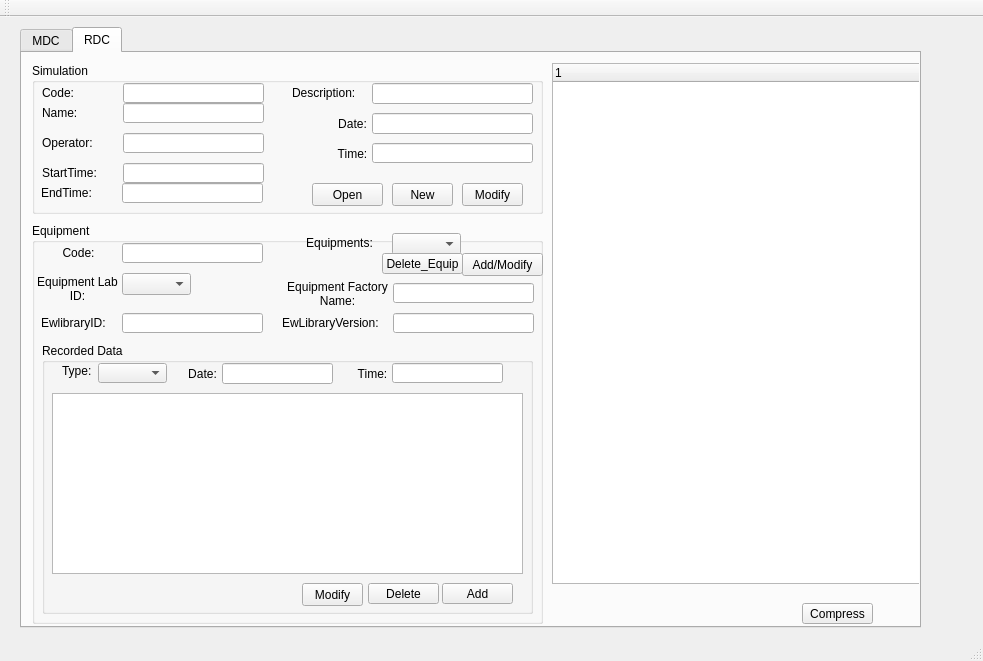
<?xml version="1.0" encoding="UTF-8"?>
<ui version="4.0">
 <class>QtGuiApplicationClass</class>
 <widget class="QMainWindow" name="QtGuiApplicationClass">
  <property name="geometry">
   <rect>
    <x>0</x>
    <y>0</y>
    <width>983</width>
    <height>661</height>
   </rect>
  </property>
  <property name="windowTitle">
   <string>QtGuiApplication</string>
  </property>
  <widget class="QWidget" name="centralWidget">
   <widget class="QTabWidget" name="tabwidgt">
    <property name="geometry">
     <rect>
      <x>20</x>
      <y>10</y>
      <width>901</width>
      <height>601</height>
     </rect>
    </property>
    <property name="toolTip">
     <string>&lt;html&gt;&lt;head/&gt;&lt;body&gt;&lt;p&gt;&lt;br/&gt;&lt;/p&gt;&lt;/body&gt;&lt;/html&gt;</string>
    </property>
    <property name="currentIndex">
     <number>1</number>
    </property>
    <widget class="QWidget" name="tab">
     <attribute name="title">
      <string>MDC</string>
     </attribute>
     <widget class="QPushButton" name="btn_ok">
      <property name="geometry">
       <rect>
        <x>810</x>
        <y>540</y>
        <width>71</width>
        <height>21</height>
       </rect>
      </property>
      <property name="text">
       <string>Ok</string>
      </property>
     </widget>
     <widget class="QGroupBox" name="groupBox">
      <property name="geometry">
       <rect>
        <x>0</x>
        <y>180</y>
        <width>521</width>
        <height>391</height>
       </rect>
      </property>
      <property name="title">
       <string>Platforms</string>
      </property>
      <widget class="QGroupBox" name="groupBox_4">
       <property name="geometry">
        <rect>
         <x>10</x>
         <y>20</y>
         <width>501</width>
         <height>111</height>
        </rect>
       </property>
       <widget class="QComboBox" name="cm_task_3">
        <property name="geometry">
         <rect>
          <x>432</x>
          <y>59</y>
          <width>69</width>
          <height>18</height>
         </rect>
        </property>
       </widget>
       <widget class="QLabel" name="label_38">
        <property name="geometry">
         <rect>
          <x>10</x>
          <y>59</y>
          <width>66</width>
          <height>16</height>
         </rect>
        </property>
        <property name="text">
         <string>FlightName:</string>
        </property>
       </widget>
       <widget class="QLabel" name="label_39">
        <property name="geometry">
         <rect>
          <x>10</x>
          <y>10</y>
          <width>30</width>
          <height>16</height>
         </rect>
        </property>
        <property name="text">
         <string>Code:</string>
        </property>
       </widget>
       <widget class="QLabel" name="label_40">
        <property name="geometry">
         <rect>
          <x>342</x>
          <y>10</y>
          <width>78</width>
          <height>16</height>
         </rect>
        </property>
        <property name="text">
         <string>PlatformType:</string>
        </property>
       </widget>
       <widget class="QLineEdit" name="lineEdit_11">
        <property name="geometry">
         <rect>
          <x>106</x>
          <y>83</y>
          <width>230</width>
          <height>18</height>
         </rect>
        </property>
        <property name="maximumSize">
         <size>
          <width>16777215</width>
          <height>20</height>
         </size>
        </property>
       </widget>
       <widget class="QLabel" name="label_41">
        <property name="geometry">
         <rect>
          <x>342</x>
          <y>35</y>
          <width>78</width>
          <height>16</height>
         </rect>
        </property>
        <property name="text">
         <string>PlatformRole:</string>
        </property>
       </widget>
       <widget class="QLabel" name="label_42">
        <property name="geometry">
         <rect>
          <x>342</x>
          <y>59</y>
          <width>72</width>
          <height>16</height>
         </rect>
        </property>
        <property name="text">
         <string>MissionTask:</string>
        </property>
       </widget>
       <widget class="QLabel" name="label_43">
        <property name="geometry">
         <rect>
          <x>10</x>
          <y>83</y>
          <width>90</width>
          <height>16</height>
         </rect>
        </property>
        <property name="text">
         <string>PlatformPlanId:</string>
        </property>
       </widget>
       <widget class="QComboBox" name="cm_type_3">
        <property name="geometry">
         <rect>
          <x>432</x>
          <y>10</y>
          <width>69</width>
          <height>19</height>
         </rect>
        </property>
       </widget>
       <widget class="QLabel" name="label_44">
        <property name="geometry">
         <rect>
          <x>10</x>
          <y>35</y>
          <width>78</width>
          <height>16</height>
         </rect>
        </property>
        <property name="text">
         <string>PlatformName:</string>
        </property>
       </widget>
       <widget class="QLineEdit" name="lineEdit_12">
        <property name="geometry">
         <rect>
          <x>106</x>
          <y>59</y>
          <width>230</width>
          <height>18</height>
         </rect>
        </property>
       </widget>
       <widget class="QLineEdit" name="platform_name_3">
        <property name="geometry">
         <rect>
          <x>106</x>
          <y>35</y>
          <width>230</width>
          <height>18</height>
         </rect>
        </property>
       </widget>
       <widget class="QLineEdit" name="linecode_4">
        <property name="geometry">
         <rect>
          <x>106</x>
          <y>10</y>
          <width>230</width>
          <height>19</height>
         </rect>
        </property>
       </widget>
       <widget class="QComboBox" name="cm_role_3">
        <property name="geometry">
         <rect>
          <x>432</x>
          <y>35</y>
          <width>69</width>
          <height>18</height>
         </rect>
        </property>
       </widget>
       <widget class="QPushButton" name="btn_create_3">
        <property name="geometry">
         <rect>
          <x>340</x>
          <y>80</y>
          <width>81</width>
          <height>21</height>
         </rect>
        </property>
        <property name="text">
         <string>Add/Modify</string>
        </property>
       </widget>
       <widget class="QPushButton" name="PLAT_DELETE">
        <property name="geometry">
         <rect>
          <x>420</x>
          <y>80</y>
          <width>75</width>
          <height>23</height>
         </rect>
        </property>
        <property name="text">
         <string>Delete_Plat</string>
        </property>
       </widget>
      </widget>
      <widget class="QGroupBox" name="groupBox_2">
       <property name="geometry">
        <rect>
         <x>0</x>
         <y>140</y>
         <width>511</width>
         <height>241</height>
        </rect>
       </property>
       <widget class="QComboBox" name="cm_data1_3">
        <property name="geometry">
         <rect>
          <x>56</x>
          <y>10</y>
          <width>69</width>
          <height>20</height>
         </rect>
        </property>
       </widget>
       <widget class="QLabel" name="label_34">
        <property name="geometry">
         <rect>
          <x>20</x>
          <y>10</y>
          <width>30</width>
          <height>16</height>
         </rect>
        </property>
        <property name="text">
         <string>type:</string>
        </property>
       </widget>
       <widget class="QPushButton" name="data_3">
        <property name="geometry">
         <rect>
          <x>250</x>
          <y>40</y>
          <width>61</width>
          <height>21</height>
         </rect>
        </property>
        <property name="text">
         <string>Add</string>
        </property>
       </widget>
       <widget class="QLabel" name="label_36">
        <property name="geometry">
         <rect>
          <x>140</x>
          <y>10</y>
          <width>54</width>
          <height>12</height>
         </rect>
        </property>
        <property name="text">
         <string>category:</string>
        </property>
       </widget>
       <widget class="QLabel" name="label_37">
        <property name="geometry">
         <rect>
          <x>340</x>
          <y>10</y>
          <width>21</width>
          <height>16</height>
         </rect>
        </property>
        <property name="text">
         <string>id:</string>
        </property>
       </widget>
       <widget class="QLineEdit" name="lineEdit_9">
        <property name="geometry">
         <rect>
          <x>200</x>
          <y>10</y>
          <width>113</width>
          <height>20</height>
         </rect>
        </property>
       </widget>
       <widget class="QLineEdit" name="lineEdit_10">
        <property name="geometry">
         <rect>
          <x>370</x>
          <y>10</y>
          <width>113</width>
          <height>20</height>
         </rect>
        </property>
       </widget>
       <widget class="QPushButton" name="btn_create">
        <property name="geometry">
         <rect>
          <x>320</x>
          <y>40</y>
          <width>61</width>
          <height>21</height>
         </rect>
        </property>
        <property name="text">
         <string>Modify</string>
        </property>
       </widget>
       <widget class="QComboBox" name="cm_plat">
        <property name="geometry">
         <rect>
          <x>90</x>
          <y>40</y>
          <width>69</width>
          <height>22</height>
         </rect>
        </property>
       </widget>
       <widget class="QLabel" name="label_17">
        <property name="geometry">
         <rect>
          <x>20</x>
          <y>40</y>
          <width>71</width>
          <height>20</height>
         </rect>
        </property>
        <property name="text">
         <string>CurrentPlat</string>
        </property>
       </widget>
       <widget class="QListWidget" name="listWidget">
        <property name="geometry">
         <rect>
          <x>10</x>
          <y>70</y>
          <width>491</width>
          <height>161</height>
         </rect>
        </property>
       </widget>
       <widget class="QPushButton" name="pushButton">
        <property name="geometry">
         <rect>
          <x>390</x>
          <y>40</y>
          <width>61</width>
          <height>23</height>
         </rect>
        </property>
        <property name="text">
         <string>Delete</string>
        </property>
       </widget>
      </widget>
     </widget>
     <widget class="QTreeWidget" name="treeWidget">
      <property name="geometry">
       <rect>
        <x>530</x>
        <y>10</y>
        <width>361</width>
        <height>511</height>
       </rect>
      </property>
      <column>
       <property name="text">
        <string notr="true">1</string>
       </property>
      </column>
     </widget>
     <widget class="QPushButton" name="btn_zip">
      <property name="geometry">
       <rect>
        <x>710</x>
        <y>540</y>
        <width>71</width>
        <height>21</height>
       </rect>
      </property>
      <property name="text">
       <string>Compress</string>
      </property>
     </widget>
     <widget class="QGroupBox" name="groupBox_3">
      <property name="geometry">
       <rect>
        <x>10</x>
        <y>0</y>
        <width>511</width>
        <height>181</height>
       </rect>
      </property>
      <property name="title">
       <string>Mission</string>
      </property>
      <widget class="QLabel" name="label_4">
       <property name="geometry">
        <rect>
         <x>10</x>
         <y>90</y>
         <width>75</width>
         <height>20</height>
        </rect>
       </property>
       <property name="text">
        <string>StartTime:</string>
       </property>
      </widget>
      <widget class="QLabel" name="label_5">
       <property name="geometry">
        <rect>
         <x>10</x>
         <y>118</y>
         <width>75</width>
         <height>20</height>
        </rect>
       </property>
       <property name="text">
        <string>EndTime:</string>
       </property>
      </widget>
      <widget class="QLineEdit" name="linetime">
       <property name="geometry">
        <rect>
         <x>91</x>
         <y>118</y>
         <width>141</width>
         <height>20</height>
        </rect>
       </property>
       <property name="maximumSize">
        <size>
         <width>16777215</width>
         <height>20</height>
        </size>
       </property>
      </widget>
      <widget class="QLineEdit" name="linestime">
       <property name="geometry">
        <rect>
         <x>90</x>
         <y>88</y>
         <width>141</width>
         <height>20</height>
        </rect>
       </property>
      </widget>
      <widget class="QLabel" name="label_6">
       <property name="geometry">
        <rect>
         <x>10</x>
         <y>48</y>
         <width>75</width>
         <height>20</height>
        </rect>
       </property>
       <property name="text">
        <string>Description:</string>
       </property>
      </widget>
      <widget class="QLineEdit" name="linecode">
       <property name="geometry">
        <rect>
         <x>90</x>
         <y>8</y>
         <width>141</width>
         <height>20</height>
        </rect>
       </property>
      </widget>
      <widget class="QLineEdit" name="linedescrip">
       <property name="geometry">
        <rect>
         <x>91</x>
         <y>48</y>
         <width>141</width>
         <height>20</height>
        </rect>
       </property>
      </widget>
      <widget class="QLabel" name="label">
       <property name="geometry">
        <rect>
         <x>9</x>
         <y>8</y>
         <width>75</width>
         <height>20</height>
        </rect>
       </property>
       <property name="text">
        <string>Code:</string>
       </property>
      </widget>
      <widget class="QPushButton" name="btn_save">
       <property name="geometry">
        <rect>
         <x>410</x>
         <y>150</y>
         <width>41</width>
         <height>21</height>
        </rect>
       </property>
       <property name="text">
        <string>SAVE</string>
       </property>
      </widget>
      <widget class="QLabel" name="label_3">
       <property name="geometry">
        <rect>
         <x>280</x>
         <y>50</y>
         <width>75</width>
         <height>20</height>
        </rect>
       </property>
       <property name="text">
        <string>Ato:</string>
       </property>
      </widget>
      <widget class="QLineEdit" name="linename">
       <property name="geometry">
        <rect>
         <x>360</x>
         <y>10</y>
         <width>141</width>
         <height>20</height>
        </rect>
       </property>
      </widget>
      <widget class="QLineEdit" name="linetime_3">
       <property name="geometry">
        <rect>
         <x>360</x>
         <y>120</y>
         <width>141</width>
         <height>20</height>
        </rect>
       </property>
       <property name="maximumSize">
        <size>
         <width>16777215</width>
         <height>20</height>
        </size>
       </property>
      </widget>
      <widget class="QPushButton" name="btn_create_2">
       <property name="geometry">
        <rect>
         <x>350</x>
         <y>150</y>
         <width>61</width>
         <height>21</height>
        </rect>
       </property>
       <property name="text">
        <string>Modify</string>
       </property>
      </widget>
      <widget class="QLabel" name="label_7">
       <property name="geometry">
        <rect>
         <x>279</x>
         <y>90</y>
         <width>75</width>
         <height>20</height>
        </rect>
       </property>
       <property name="text">
        <string>date</string>
       </property>
      </widget>
      <widget class="QLabel" name="label_8">
       <property name="geometry">
        <rect>
         <x>279</x>
         <y>120</y>
         <width>75</width>
         <height>20</height>
        </rect>
       </property>
       <property name="text">
        <string>time</string>
       </property>
      </widget>
      <widget class="QLineEdit" name="lineato">
       <property name="geometry">
        <rect>
         <x>361</x>
         <y>50</y>
         <width>141</width>
         <height>20</height>
        </rect>
       </property>
      </widget>
      <widget class="QLineEdit" name="linetime_2">
       <property name="geometry">
        <rect>
         <x>360</x>
         <y>90</y>
         <width>141</width>
         <height>20</height>
        </rect>
       </property>
       <property name="maximumSize">
        <size>
         <width>16777215</width>
         <height>20</height>
        </size>
       </property>
      </widget>
      <widget class="QPushButton" name="btn_open">
       <property name="geometry">
        <rect>
         <x>310</x>
         <y>150</y>
         <width>41</width>
         <height>21</height>
        </rect>
       </property>
       <property name="text">
        <string>OPEN</string>
       </property>
      </widget>
      <widget class="QLabel" name="label_2">
       <property name="geometry">
        <rect>
         <x>279</x>
         <y>10</y>
         <width>75</width>
         <height>20</height>
        </rect>
       </property>
       <property name="text">
        <string>Name:</string>
       </property>
      </widget>
     </widget>
    </widget>
    <widget class="QWidget" name="tab_2">
     <attribute name="title">
      <string>RDC</string>
     </attribute>
     <widget class="QGroupBox" name="groupBox_2">
      <property name="geometry">
       <rect>
        <x>10</x>
        <y>10</y>
        <width>511</width>
        <height>151</height>
       </rect>
      </property>
      <property name="title">
       <string>Simulation</string>
      </property>
      <widget class="QPushButton" name="Rbtn_new">
       <property name="geometry">
        <rect>
         <x>360</x>
         <y>120</y>
         <width>61</width>
         <height>23</height>
        </rect>
       </property>
       <property name="text">
        <string>New</string>
       </property>
      </widget>
      <widget class="QLineEdit" name="REditOperator">
       <property name="geometry">
        <rect>
         <x>91</x>
         <y>70</y>
         <width>141</width>
         <height>20</height>
        </rect>
       </property>
      </widget>
      <widget class="QLabel" name="label_9">
       <property name="geometry">
        <rect>
         <x>10</x>
         <y>100</y>
         <width>75</width>
         <height>20</height>
        </rect>
       </property>
       <property name="text">
        <string>StartTime:</string>
       </property>
      </widget>
      <widget class="QLineEdit" name="REditCode">
       <property name="geometry">
        <rect>
         <x>91</x>
         <y>20</y>
         <width>141</width>
         <height>20</height>
        </rect>
       </property>
      </widget>
      <widget class="QLineEdit" name="REditSTime">
       <property name="geometry">
        <rect>
         <x>91</x>
         <y>100</y>
         <width>141</width>
         <height>20</height>
        </rect>
       </property>
      </widget>
      <widget class="QLineEdit" name="REditDescrip">
       <property name="geometry">
        <rect>
         <x>340</x>
         <y>20</y>
         <width>161</width>
         <height>21</height>
        </rect>
       </property>
      </widget>
      <widget class="QLineEdit" name="REditETime">
       <property name="geometry">
        <rect>
         <x>90</x>
         <y>120</y>
         <width>141</width>
         <height>20</height>
        </rect>
       </property>
       <property name="maximumSize">
        <size>
         <width>16777215</width>
         <height>20</height>
        </size>
       </property>
      </widget>
      <widget class="QLabel" name="label_12">
       <property name="geometry">
        <rect>
         <x>260</x>
         <y>20</y>
         <width>75</width>
         <height>20</height>
        </rect>
       </property>
       <property name="text">
        <string>Description:</string>
       </property>
      </widget>
      <widget class="QLabel" name="label_14">
       <property name="geometry">
        <rect>
         <x>10</x>
         <y>70</y>
         <width>75</width>
         <height>20</height>
        </rect>
       </property>
       <property name="text">
        <string>Operator:</string>
       </property>
      </widget>
      <widget class="QLabel" name="label_15">
       <property name="geometry">
        <rect>
         <x>10</x>
         <y>20</y>
         <width>75</width>
         <height>20</height>
        </rect>
       </property>
       <property name="text">
        <string>Code:</string>
       </property>
      </widget>
      <widget class="QLabel" name="label_16">
       <property name="geometry">
        <rect>
         <x>9</x>
         <y>120</y>
         <width>75</width>
         <height>20</height>
        </rect>
       </property>
       <property name="text">
        <string>EndTime:</string>
       </property>
      </widget>
      <widget class="QPushButton" name="Rbtn_open">
       <property name="geometry">
        <rect>
         <x>280</x>
         <y>120</y>
         <width>71</width>
         <height>23</height>
        </rect>
       </property>
       <property name="text">
        <string>Open</string>
       </property>
      </widget>
      <widget class="QPushButton" name="btn_modify">
       <property name="geometry">
        <rect>
         <x>430</x>
         <y>120</y>
         <width>61</width>
         <height>23</height>
        </rect>
       </property>
       <property name="text">
        <string>Modify</string>
       </property>
      </widget>
      <widget class="QLineEdit" name="REditLibID_4">
       <property name="geometry">
        <rect>
         <x>340</x>
         <y>80</y>
         <width>161</width>
         <height>20</height>
        </rect>
       </property>
      </widget>
      <widget class="QLabel" name="label_46">
       <property name="geometry">
        <rect>
         <x>300</x>
         <y>50</y>
         <width>41</width>
         <height>21</height>
        </rect>
       </property>
       <property name="text">
        <string>Date:</string>
       </property>
       <property name="alignment">
        <set>Qt::AlignCenter</set>
       </property>
      </widget>
      <widget class="QLabel" name="label_48">
       <property name="geometry">
        <rect>
         <x>300</x>
         <y>80</y>
         <width>41</width>
         <height>21</height>
        </rect>
       </property>
       <property name="text">
        <string>Time:</string>
       </property>
       <property name="alignment">
        <set>Qt::AlignCenter</set>
       </property>
      </widget>
      <widget class="QLineEdit" name="REditLibID_5">
       <property name="geometry">
        <rect>
         <x>340</x>
         <y>50</y>
         <width>161</width>
         <height>21</height>
        </rect>
       </property>
      </widget>
      <widget class="QLineEdit" name="REditName_2">
       <property name="geometry">
        <rect>
         <x>91</x>
         <y>40</y>
         <width>141</width>
         <height>20</height>
        </rect>
       </property>
      </widget>
      <widget class="QLabel" name="label_18">
       <property name="geometry">
        <rect>
         <x>10</x>
         <y>40</y>
         <width>75</width>
         <height>20</height>
        </rect>
       </property>
       <property name="text">
        <string>Name:</string>
       </property>
      </widget>
     </widget>
     <widget class="QGroupBox" name="groupBox_4">
      <property name="geometry">
       <rect>
        <x>10</x>
        <y>170</y>
        <width>511</width>
        <height>401</height>
       </rect>
      </property>
      <property name="title">
       <string>Equipment</string>
      </property>
      <widget class="QLineEdit" name="REditcode">
       <property name="geometry">
        <rect>
         <x>90</x>
         <y>20</y>
         <width>141</width>
         <height>20</height>
        </rect>
       </property>
      </widget>
      <widget class="QLabel" name="label_26">
       <property name="geometry">
        <rect>
         <x>9</x>
         <y>20</y>
         <width>75</width>
         <height>20</height>
        </rect>
       </property>
       <property name="text">
        <string>Code:</string>
       </property>
       <property name="alignment">
        <set>Qt::AlignCenter</set>
       </property>
      </widget>
      <widget class="QLabel" name="label_27">
       <property name="geometry">
        <rect>
         <x>0</x>
         <y>50</y>
         <width>91</width>
         <height>31</height>
        </rect>
       </property>
       <property name="text">
        <string>Equipment Lab ID:</string>
       </property>
       <property name="alignment">
        <set>Qt::AlignCenter</set>
       </property>
       <property name="wordWrap">
        <bool>true</bool>
       </property>
      </widget>
      <widget class="QLineEdit" name="REditFacName">
       <property name="geometry">
        <rect>
         <x>361</x>
         <y>60</y>
         <width>141</width>
         <height>20</height>
        </rect>
       </property>
      </widget>
      <widget class="QLabel" name="label_28">
       <property name="geometry">
        <rect>
         <x>250</x>
         <y>50</y>
         <width>111</width>
         <height>41</height>
        </rect>
       </property>
       <property name="text">
        <string>Equipment Factory Name:</string>
       </property>
       <property name="alignment">
        <set>Qt::AlignCenter</set>
       </property>
       <property name="wordWrap">
        <bool>true</bool>
       </property>
      </widget>
      <widget class="QLineEdit" name="REditLibID">
       <property name="geometry">
        <rect>
         <x>90</x>
         <y>90</y>
         <width>141</width>
         <height>20</height>
        </rect>
       </property>
      </widget>
      <widget class="QLabel" name="label_29">
       <property name="geometry">
        <rect>
         <x>9</x>
         <y>90</y>
         <width>75</width>
         <height>20</height>
        </rect>
       </property>
       <property name="text">
        <string>EwlibraryID:</string>
       </property>
      </widget>
      <widget class="QLineEdit" name="REditLibVersion">
       <property name="geometry">
        <rect>
         <x>361</x>
         <y>90</y>
         <width>141</width>
         <height>20</height>
        </rect>
       </property>
      </widget>
      <widget class="QLabel" name="label_30">
       <property name="geometry">
        <rect>
         <x>250</x>
         <y>90</y>
         <width>111</width>
         <height>20</height>
        </rect>
       </property>
       <property name="text">
        <string>EwLibraryVersion:</string>
       </property>
      </widget>
      <widget class="QGroupBox" name="groupBox_5">
       <property name="geometry">
        <rect>
         <x>10</x>
         <y>120</y>
         <width>491</width>
         <height>271</height>
        </rect>
       </property>
       <property name="title">
        <string>Recorded Data</string>
       </property>
       <widget class="QLabel" name="label_35">
        <property name="geometry">
         <rect>
          <x>20</x>
          <y>20</y>
          <width>30</width>
          <height>16</height>
         </rect>
        </property>
        <property name="text">
         <string>Type:</string>
        </property>
       </widget>
       <widget class="QComboBox" name="Rcm_data">
        <property name="geometry">
         <rect>
          <x>56</x>
          <y>20</y>
          <width>69</width>
          <height>20</height>
         </rect>
        </property>
       </widget>
       <widget class="QLabel" name="label_45">
        <property name="geometry">
         <rect>
          <x>140</x>
          <y>20</y>
          <width>41</width>
          <height>21</height>
         </rect>
        </property>
        <property name="text">
         <string>Date:</string>
        </property>
        <property name="alignment">
         <set>Qt::AlignCenter</set>
        </property>
       </widget>
       <widget class="QListWidget" name="RListData">
        <property name="geometry">
         <rect>
          <x>10</x>
          <y>50</y>
          <width>471</width>
          <height>181</height>
         </rect>
        </property>
       </widget>
       <widget class="QPushButton" name="btn_add">
        <property name="geometry">
         <rect>
          <x>400</x>
          <y>240</y>
          <width>71</width>
          <height>21</height>
         </rect>
        </property>
        <property name="text">
         <string>Add</string>
        </property>
       </widget>
       <widget class="QPushButton" name="btn_delete">
        <property name="geometry">
         <rect>
          <x>326</x>
          <y>240</y>
          <width>71</width>
          <height>21</height>
         </rect>
        </property>
        <property name="text">
         <string>Delete</string>
        </property>
       </widget>
       <widget class="QLabel" name="label_47">
        <property name="geometry">
         <rect>
          <x>310</x>
          <y>20</y>
          <width>41</width>
          <height>21</height>
         </rect>
        </property>
        <property name="text">
         <string>Time:</string>
        </property>
        <property name="alignment">
         <set>Qt::AlignCenter</set>
        </property>
       </widget>
       <widget class="QLineEdit" name="REditLibID_2">
        <property name="geometry">
         <rect>
          <x>180</x>
          <y>20</y>
          <width>111</width>
          <height>21</height>
         </rect>
        </property>
       </widget>
       <widget class="QLineEdit" name="REditLibID_3">
        <property name="geometry">
         <rect>
          <x>350</x>
          <y>20</y>
          <width>111</width>
          <height>20</height>
         </rect>
        </property>
       </widget>
       <widget class="QPushButton" name="btn_modify_2">
        <property name="geometry">
         <rect>
          <x>260</x>
          <y>240</y>
          <width>61</width>
          <height>23</height>
         </rect>
        </property>
        <property name="text">
         <string>Modify</string>
        </property>
       </widget>
      </widget>
      <widget class="QComboBox" name="comboBox">
       <property name="geometry">
        <rect>
         <x>90</x>
         <y>50</y>
         <width>69</width>
         <height>22</height>
        </rect>
       </property>
      </widget>
      <widget class="QComboBox" name="cm_equipment">
       <property name="geometry">
        <rect>
         <x>360</x>
         <y>10</y>
         <width>69</width>
         <height>22</height>
        </rect>
       </property>
      </widget>
      <widget class="QLabel" name="label_31">
       <property name="geometry">
        <rect>
         <x>270</x>
         <y>10</y>
         <width>75</width>
         <height>20</height>
        </rect>
       </property>
       <property name="text">
        <string>Equipments:</string>
       </property>
       <property name="alignment">
        <set>Qt::AlignCenter</set>
       </property>
      </widget>
      <widget class="QPushButton" name="btn_modify_3">
       <property name="geometry">
        <rect>
         <x>430</x>
         <y>30</y>
         <width>81</width>
         <height>23</height>
        </rect>
       </property>
       <property name="text">
        <string>Add/Modify</string>
       </property>
      </widget>
      <widget class="QPushButton" name="delete_equip">
       <property name="geometry">
        <rect>
         <x>350</x>
         <y>30</y>
         <width>81</width>
         <height>21</height>
        </rect>
       </property>
       <property name="text">
        <string>Delete_Equip</string>
       </property>
      </widget>
     </widget>
     <widget class="QTreeWidget" name="RTree">
      <property name="geometry">
       <rect>
        <x>530</x>
        <y>10</y>
        <width>371</width>
        <height>521</height>
       </rect>
      </property>
      <column>
       <property name="text">
        <string notr="true">1</string>
       </property>
      </column>
     </widget>
     <widget class="QPushButton" name="btn_zip_2">
      <property name="geometry">
       <rect>
        <x>780</x>
        <y>550</y>
        <width>71</width>
        <height>21</height>
       </rect>
      </property>
      <property name="text">
       <string>Compress</string>
      </property>
     </widget>
    </widget>
   </widget>
  </widget>
  <widget class="QMenuBar" name="menuBar">
   <property name="geometry">
    <rect>
     <x>0</x>
     <y>0</y>
     <width>983</width>
     <height>23</height>
    </rect>
   </property>
  </widget>
  <widget class="QToolBar" name="mainToolBar">
   <attribute name="toolBarArea">
    <enum>TopToolBarArea</enum>
   </attribute>
   <attribute name="toolBarBreak">
    <bool>false</bool>
   </attribute>
  </widget>
  <widget class="QStatusBar" name="statusBar"/>
 </widget>
 <layoutdefault spacing="6" margin="11"/>
 <resources>
  <include location="QtGuiApplication.qrc"/>
 </resources>
 <connections/>
</ui>
